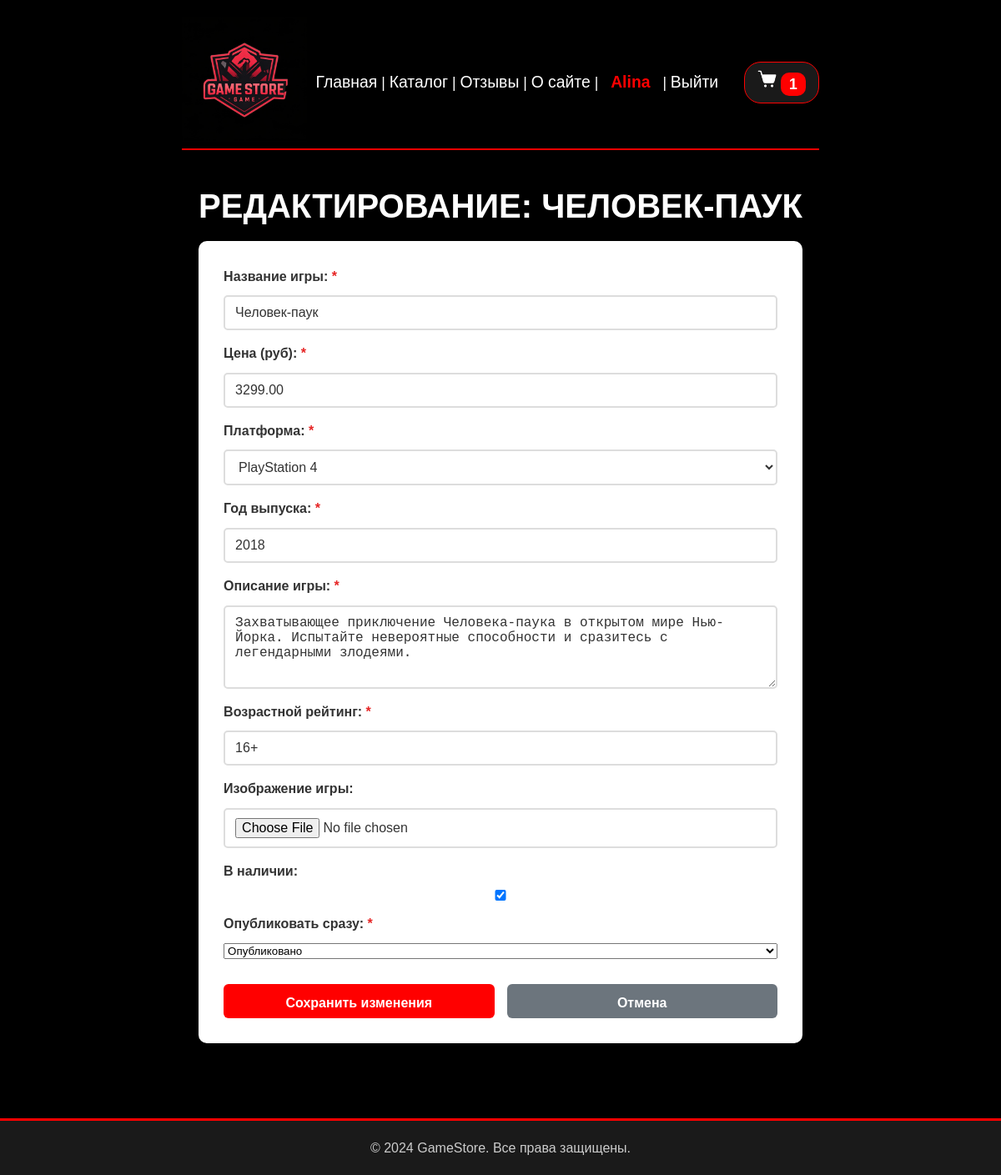
Screenshot of /game/update/chelovek-pauk/ (signed in) with the database file from the repository.
### games/models.py (models this page shows, shortened)
class Cart(models.Model):
    user = models.OneToOneField(User, on_delete=models.CASCADE, verbose_name="Пользователь")
    created_at = models.DateTimeField(auto_now_add=True, verbose_name="Дата создания")
    updated_at = models.DateTimeField(auto_now=True, verbose_name="Дата обновления")
    def total_items(self):
        return sum(item.quantity for item in self.items.all())
    class Meta:
        verbose_name = 'Корзина'
        verbose_name_plural = 'Корзины'

class CartItem(models.Model):
    cart = models.ForeignKey(Cart, on_delete=models.CASCADE, related_name='items', verbose_name="Корзина")
    game = models.ForeignKey(Game, on_delete=models.PROTECT, verbose_name="Игра")
    quantity = models.PositiveIntegerField(default=1, verbose_name="Количество")
    added_at = models.DateTimeField(auto_now_add=True, verbose_name="Дата добавления")
    class Meta:
        verbose_name = 'Элемент корзины'
        verbose_name_plural = 'Элементы корзины'
        unique_together = ['cart', 'game']

class Game(models.Model):
    title = models.CharField(max_length=255, verbose_name="Название игры")
    price = models.DecimalField(max_digits=10, decimal_places=2, verbose_name="Цена")
    slug = models.SlugField(max_length=255, unique=True, db_index=True, verbose_name="URL")
    PLATFORM_CHOICES = [
        ('PS3', 'PlayStation 3'),
        ('PS4', 'PlayStation 4'),
        ('PS5', 'PlayStation 5'),
        ('XBOX', 'XBOX'),
        ('PC', 'PC'),
    ]
    platform = models.CharField(max_length=10, choices=PLATFORM_CHOICES, verbose_name="Платформа")
    year_release = models.IntegerField(verbose_name="Год выпуска")
    is_stock = models.BooleanField(default=True, verbose_name="В наличии")
    image = models.ImageField(
        upload_to="games/%Y/%m/%d/",
        blank=True,
        null=True,
        verbose_name="Изображение",
        default=None,
        validators=[
            FileExtensionValidator(allowed_extensions=['jpg', 'jpeg', 'png', 'gif', 'webp'])
        ]
    )
    age_rating = models.CharField(max_length=10, verbose_name="Возрастной рейтинг")
    description = models.TextField(verbose_name="Описание")
    genres = models.ManyToManyField(Genre, related_name='games', verbose_name="Жанры")
    tags = models.ManyToManyField(Tag, blank=True, related_name='games', verbose_name="Теги")
    is_published = models.BooleanField(
        choices=tuple(map(lambda x: (bool(x[0]), x[1]), Status.choices)),
        default=Status.PUBLISHED,
        verbose_name="Статус"
    )
    time_create = models.DateTimeField(auto_now_add=True, verbose_name="Время создания")
    time_update = models.DateTimeField(auto_now=True, verbose_name="Время обновления")
    objects = models.Manager()
    published = PublishedManager()
    class Meta:
        verbose_name = 'Игра'
        verbose_name_plural = 'Игры'
        ordering = ['-time_create']
        permissions = [
            ("can_manage_promotions", "Может управлять скидками и акциями"),
            ("can_export_data", "Может экспортировать данные"),
        ]

### games/views.py (the view)
# urls.py: path('game/update/<slug:game_slug>/', views.UpdateGameView.as_view(), name='update_game'),
class UpdateGameView(LoginRequiredMixin, DataMixin, UpdateView):
    model = Game
    form_class = AddGameModelForm
    template_name = 'games/add_game.html'
    success_url = reverse_lazy('catalog')
    slug_url_kwarg = 'game_slug'
    title_page = 'Редактирование игры'
    def get_queryset(self):
        return Game.published.all()
    def get_context_data(self, **kwargs):
        context = super().get_context_data(**kwargs)
        context['is_edit'] = True
        return self.get_mixin_context(context, title=f'Редактирование: {self.object.title}')

### games/models.py (called while the page is built)
    def get_queryset(self):
        return super().get_queryset().filter(is_published=True)

### games/utils.py (called while the page is built)
    def get_mixin_context(self, context, **kwargs):
        context['cat_selected'] = self.cat_selected if self.cat_selected is not None else 0
        context.update(kwargs)
        if 'genres' not in context:
            context['genres'] = Genre.objects.all()
        if 'tags' not in context:
            context['tags'] = Tag.objects.all()[:10]  # первые 15 тегов
        return context

### users/context_processors.py (called while the page is built)
def get_menu_context(request):
    return {'mainmenu': menu}

### games/templates/games/add_game.html (shortened to what this page needs)
{% extends 'base.html' %}
{% block content %}
<div class="form-page">
    <h1 class="page-title">{{title|upper}}</h1>
    <div class="form-container">
        <form method="post" class="game-form" enctype="multipart/form-data">
            <div class="form-fields">
                {% for field in form %}
                <div class="form-group {% if field.errors %}has-error{% endif %}">
                    <label class="form-label" for="{{ field.id_for_label }}">
                        {{ field.label }}:
                        {% if field.field.required %}<span class="required">*</span>{% endif %}
                    </label>
                    {{ field }}
                </div>
                {% endfor %}
            </div>
            <div class="form-actions">
                {% if is_edit %}
                <button type="submit" class="btn-primary">Сохранить изменения</button>
                {% else %}
                <button type="submit" class="btn-primary">Добавить игру</button>
                {% endif %}
                <a href="{% url 'catalog' %}" class="btn-secondary">Отмена</a>
            </div>
        </form>
    </div>
</div>
{% endblock %}

### templates/base.html (shortened to what this page needs)
<!DOCTYPE html>
<head>
    {% load static %}
    <link type="text/css" href="{% static 'css/styles.css' %}" rel="stylesheet" />
</head>
<body>
    <div class="container">
        <div class="header-with-nav">
            <div class="logo">
                <img src="{% static 'images/logo.jpg' %}" alt="GAME STORE" class="logo-image">
            </div>
            <nav class="navbar">
                <p class="menu">
                    {% for item in mainmenu %}
                        <a href="{% url item.url_name %}" class="menu">{{ item.title }}</a>
                        {% if not forloop.last %} | {% endif %}
                    {% endfor %}
                    {% if user.is_authenticated %}
                        | <a href="{% url 'users:profile' %}" class="menu user-greeting">{{ user.username }}</a>
                        | <a href="{% url 'users:logout' %}" class="menu">Выйти</a>
                    {% else %}
                        | <a href="{% url 'users:login' %}" class="menu">Войти</a>
                    {% endif %}
                </p>
            </nav>
            <div class="header-right">
                <div class="cart-icon">
                    <a href="{% url 'cart' %}" style="text-decoration: none">
                        <img src="{% static 'images/cart-icon.png' %}" alt="Корзина" class="cart-img">
                        <span class="cart-count">
                            {% if user.is_authenticated %}
                                {{ user.cart.total_items|default:0 }}
                            {% else %}
                                0
                            {% endif %}
                        </span>
                    </a>
                </div>
            </div>
        </div>
        {% block content%} {% endblock %}
    </div>
    <footer class="footer">
        <p>&copy; 2024 GameStore. Все права защищены.</p>
    </footer>
</body>
</html>

### static/css/styles.css (style rules this page uses)
* { margin: 0; padding: 0; box-sizing: border-box; }
body { background-color: #000000; color: #ffffff; font-family: 'Arial', sans-serif; line-height: 1.6; display: flex; flex-direction: column; min-height: 100vh; }
.container { max-width: 1200px; margin: 0 auto; padding: 20px; flex: 1; }
.page-title { color: #ffffff; text-align: center; margin-bottom: 10px; font-size: 2.5em; }
.btn-primary { padding: 12px 30px; border: none; border-radius: 6px; text-decoration: none; color: white; cursor: pointer; font-size: 16px; font-weight: bold; transition: all 0.3s ease; min-width: 120px; text-align: center; display: inline-block; background-color: #ff0000; }
.btn-secondary { padding: 12px 30px; border: none; border-radius: 6px; text-decoration: none; color: white; cursor: pointer; font-size: 16px; font-weight: bold; transition: all 0.3s ease; min-width: 120px; text-align: center; display: inline-block; background-color: #6c757d; }
.header-with-nav { display: flex; justify-content: space-between; align-items: center; margin-bottom: 15px; border-bottom: 2px solid #ff0000; }
.logo-image { max-width: 150px; height: auto; }
.navbar { margin: 0; flex-grow: 1; text-align: center; }
.menu { margin: 0; color: #ffffff; font-size: 1.1em; text-decoration: none }
.user-greeting { color: #ff0000; font-weight: bold; margin: 0 10px; }
.cart-icon { display: flex; align-items: center; gap: 8px; margin-left: 20px; padding: 8px 15px; background-color: #1a1a1a; border-radius: 20px; border: 1px solid #ff0000; }
.cart-img { width: 24px; height: 24px; }
.cart-count { color: #ffffff; font-size: 1.1em; font-weight: bold; background-color: #ff0000; padding: 4px 10px; border-radius: 10px; min-width: 20px; text-align: center; }
.form-page { max-width: 800px; margin: 0 auto; padding: 20px; }
.form-container { background: white; padding: 30px; border-radius: 10px; box-shadow: 0 2px 10px rgba(0,0,0,0.1); color: #333; }
.form-fields { display: flex; flex-direction: column; gap: 15px; }
.form-group { display: flex; flex-direction: column; gap: 5px; }
.form-label { font-weight: bold; color: #333; margin-bottom: 5px; }
.required { color: #e62424; }
.form-input, .form-select, .form-textarea, .form-file { padding: 10px 12px; border: 2px solid #ddd; border-radius: 5px; font-size: 16px; transition: border-color 0.3s; color: #333; background: white; }
.form-textarea { resize: vertical; min-height: 100px; }
.form-actions { display: flex; gap: 15px; margin-top: 20px; }
.form-actions { display: flex; gap: 15px; margin-top: 30px; flex-wrap: wrap; }
.form-actions .btn-primary, .form-actions .btn-secondary { flex: 1; min-width: 150px; text-align: center; padding: 10px 10px 5px 10px; }
.footer { background-color: #1a1a1a; border-top: 3px solid #ff0000; text-align: center; padding: 20px 0; margin-top: 50px; }
.footer p { color: #cccccc; margin: 0; }

### rows the page displays
Game: form "Человек-паук" "3299.00" "PlayStation 4" "2018" "Захватывающее приключение Человека-паука в открытом мире Нью-Йорка. Испытайте невероятные способности и сразитесь с легендарными злодеями." "16+" "☑" "Опубликовано"

### other values shown
{{ item.title }} "Главная" "Каталог" "Отзывы" "О сайте"
{{ user.username }} "Alina"
{{ user.cart.total_items|default:0 }} "1"
{{ title|upper }} "РЕДАКТИРОВАНИЕ: ЧЕЛОВЕК-ПАУК"
{{ field.label }} "Название игры" "Цена (руб)" "Платформа" "Год выпуска" "Описание игры" "Возрастной рейтинг" "Изображение игры" "В наличии" "Опубликовать сразу"
